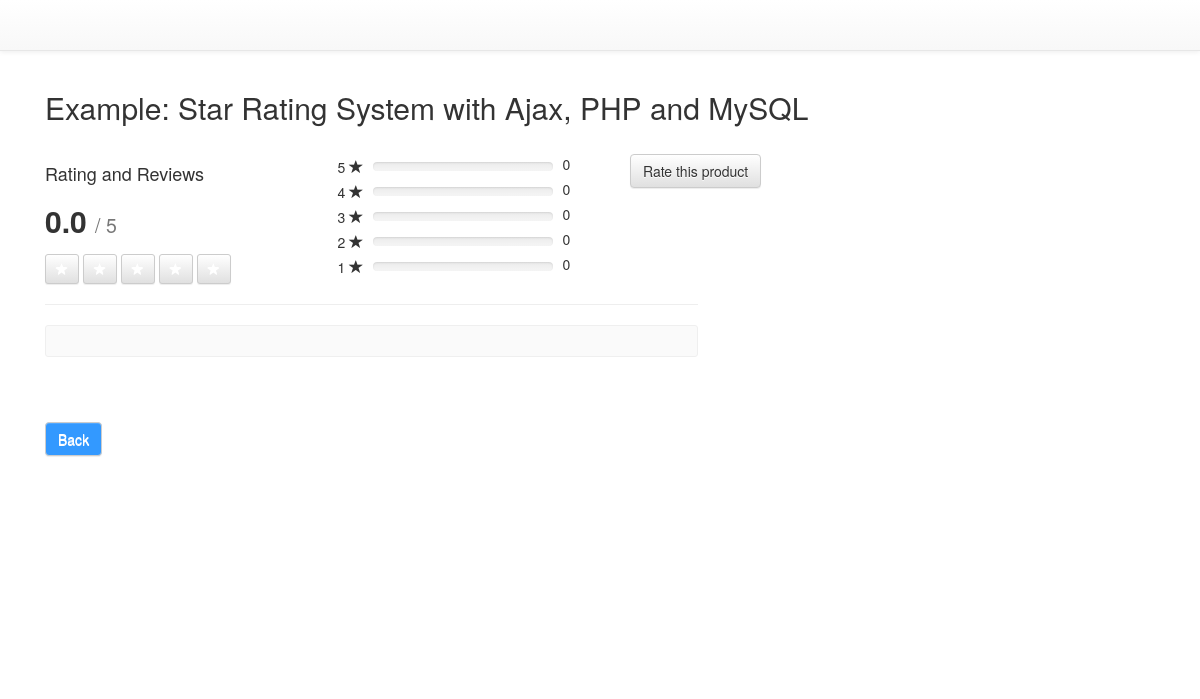
/pages/star/index.php, run on an earlier commit of the app's database.
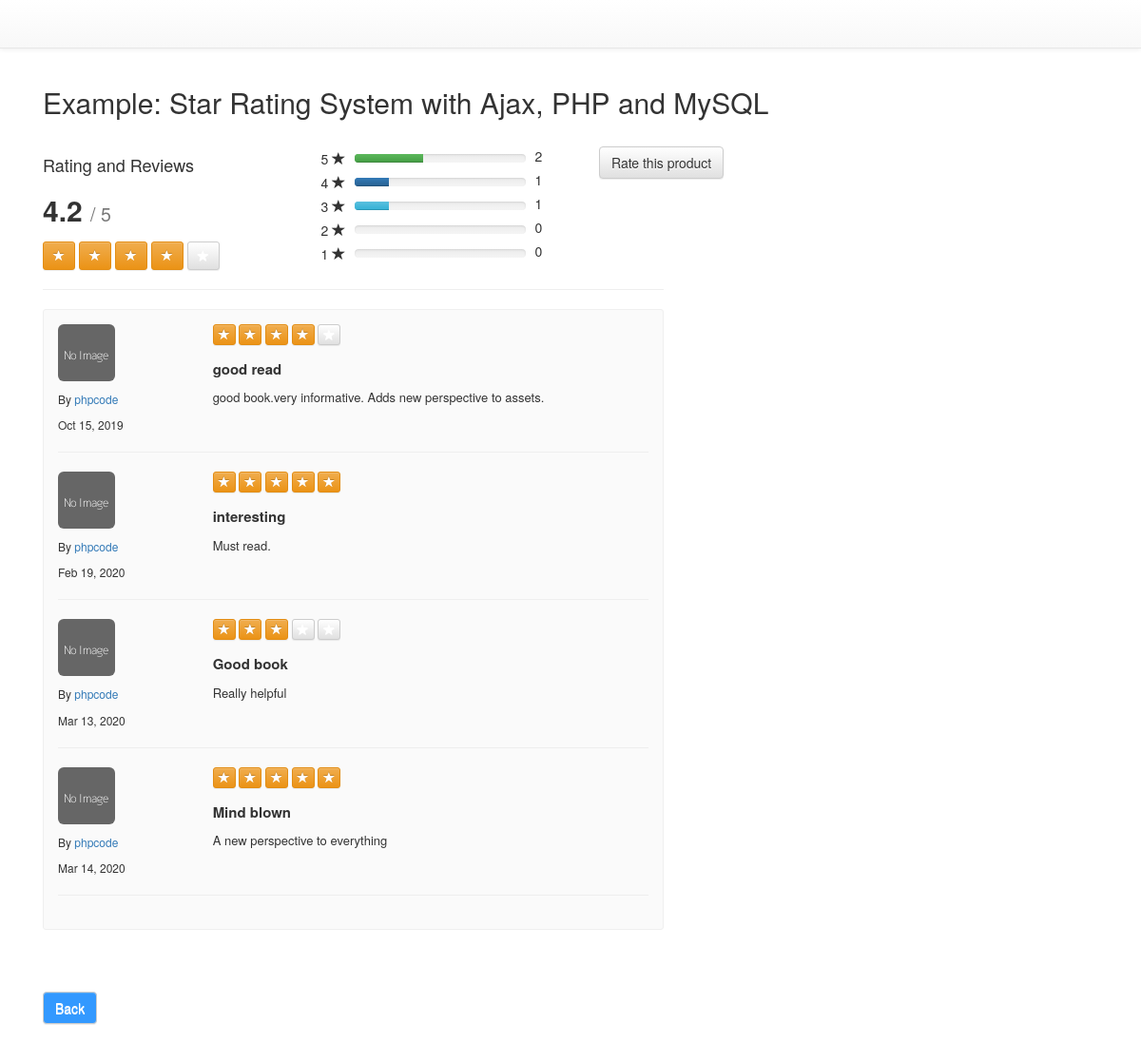
And on a later commit of the database.
### tables this page shows
CREATE TABLE `item_rating` (
  `ratingId` int(11) NOT NULL,
  `itemId` varchar(100) NOT NULL,
  `userId` varchar(100) NOT NULL,
  `user_img` varchar(100) NOT NULL,
  `ratingNumber` int(11) NOT NULL,
  `title` varchar(255) NOT NULL,
  `comments` text NOT NULL,
  `created` datetime NOT NULL,
  `modified` datetime NOT NULL,
  `status` tinyint(1) NOT NULL DEFAULT '1' COMMENT '1 = Block, 0 = Unblock'
);

### pages/star/index.php (the view, shortened to what this page needs)
<?php include('header.php'); ?>
<link rel="stylesheet" href="style.css">
<?php include('container.php');?>
<div class="container">
	<h2>Example: Star Rating System with Ajax, PHP and MySQL</h2>
	<?php
	include_once("db_connect.php");
	$ratingDetails = "SELECT ratingNumber FROM item_rating";
	$rateResult = mysqli_query($conn, $ratingDetails) or die("database error:". mysqli_error($conn));
	$ratingNumber = 0;
	$count = 0;
	$fiveStarRating = 0;
	$fourStarRating = 0;
	$threeStarRating = 0;
	$twoStarRating = 0;
	$oneStarRating = 0;
	while($rate = mysqli_fetch_assoc($rateResult)) {
		$ratingNumber+= $rate['ratingNumber'];
		$count += 1;
		if($rate['ratingNumber'] == 5) {
			$fiveStarRating +=1;
		} else if($rate['ratingNumber'] == 4) {
			$fourStarRating +=1;
		} else if($rate['ratingNumber'] == 3) {
			$threeStarRating +=1;
		} else if($rate['ratingNumber'] == 2) {
			$twoStarRating +=1;
		} else if($rate['ratingNumber'] == 1) {
			$oneStarRating +=1;
		}
	}
	$average = 0;
	if($ratingNumber && $count) {
		$average = $ratingNumber/$count;
	}
	?>
	<br>
	<div id="ratingDetails">
		<div class="row">
			<div class="col-sm-3">
				<h4>Rating and Reviews</h4>
				<h2 class="bold padding-bottom-7"><?php printf('%.1f', $average); ?> <small>/ 5</small></h2>
				<?php
				$averageRating = round($average, 0);
				for ($i = 1; $i <= 5; $i++) {
					$ratingClass = "btn-default btn-grey";
					if($i <= $averageRating) {
						$ratingClass = "btn-warning";
					}
				?>
				<button type="button" class="btn btn-sm <?php echo $ratingClass; ?>" aria-label="Left Align">
				  <span class="glyphicon glyphicon-star" aria-hidden="true"></span>
				</button>
				<?php } ?>
			</div>
			<div class="col-sm-3">
				<?php
				$fiveStarRatingPercent = round(($fiveStarRating/5)*100);
				$fiveStarRatingPercent = !empty($fiveStarRatingPercent)?$fiveStarRatingPercent.'%':'0%';
				$fourStarRatingPercent = round(($fourStarRating/5)*100);
				$fourStarRatingPercent = !empty($fourStarRatingPercent)?$fourStarRatingPercent.'%':'0%';
				$threeStarRatingPercent = round(($threeStarRating/5)*100);
				$threeStarRatingPercent = !empty($threeStarRatingPercent)?$threeStarRatingPercent.'%':'0%';
				?>
				<div class="pull-left">
					<div class="pull-left" style="width:35px; line-height:1;">
						<div style="height:9px; margin:5px 0;">5 <span class="glyphicon glyphicon-star"></span></div>
					</div>
					<div class="pull-left" style="width:180px;">
						<div class="progress" style="height:9px; margin:8px 0;">
						  <div class="progress-bar progress-bar-success" role="progressbar" aria-valuenow="5" aria-valuemin="0" aria-valuemax="5" style="width: <?php echo $fiveStarRatingPercent; ?>">
						  </div>
						</div>
					</div>
					<div class="pull-right" style="margin-left:10px;"><?php echo $fiveStarRating; ?></div>
				</div>
				<div class="pull-left">
					<div class="pull-left" style="width:35px; line-height:1;">
						<div style="height:9px; margin:5px 0;">4 <span class="glyphicon glyphicon-star"></span></div>
					</div>
					<div class="pull-left" style="width:180px;">
						<div class="progress" style="height:9px; margin:8px 0;">
						  <div class="progress-bar progress-bar-primary" role="progressbar" aria-valuenow="4" aria-valuemin="0" aria-valuemax="5" style="width: <?php echo $fourStarRatingPercent; ?>">
						  </div>
						</div>
					</div>
					<div class="pull-right" style="margin-left:10px;"><?php echo $fourStarRating; ?></div>
				</div>
				<div class="pull-left">
					<div class="pull-left" style="width:35px; line-height:1;">
						<div style="height:9px; margin:5px 0;">3 <span class="glyphicon glyphicon-star"></span></div>
					</div>
					<div class="pull-left" style="width:180px;">
						<div class="progress" style="height:9px; margin:8px 0;">
						  <div class="progress-bar progress-bar-info" role="progressbar" aria-valuenow="3" aria-valuemin="0" aria-valuemax="5" style="width: <?php echo $threeStarRatingPercent; ?>">
						  </div>
						</div>
					</div>
					<div class="pull-right" style="margin-left:10px;"><?php echo $threeStarRating; ?></div>
				</div>
				<div class="pull-left">
					<div class="pull-left" style="width:35px; line-height:1;">
						<div style="height:9px; margin:5px 0;">2 <span class="glyphicon glyphicon-star"></span></div>
					</div>
					<div class="pull-left" style="width:180px;">
						<div class="progress" style="height:9px; margin:8px 0;">
						</div>
					</div>
					<div class="pull-right" style="margin-left:10px;"><?php echo $twoStarRating; ?></div>
				</div>
				<div class="pull-left">
					<div class="pull-left" style="width:35px; line-height:1;">
						<div style="height:9px; margin:5px 0;">1 <span class="glyphicon glyphicon-star"></span></div>
					</div>
					<div class="pull-left" style="width:180px;">
						<div class="progress" style="height:9px; margin:8px 0;">
						</div>
					</div>
					<div class="pull-right" style="margin-left:10px;"><?php echo $oneStarRating; ?></div>
				</div>
			</div>
			<div class="col-sm-3">
				<button type="button" id="rateProduct" class="btn btn-default">Rate this product</button>
			</div>
		</div>
		<div class="row">
			<div class="col-sm-7">
				<hr/>
				<div class="review-block">
				<?php
				$ratinguery = "SELECT ratingId, itemId, userId, ratingNumber, title, comments, created, modified FROM item_rating";
				$ratingResult = mysqli_query($conn, $ratinguery) or die("database error:". mysqli_error($conn));
				while($rating = mysqli_fetch_assoc($ratingResult)){
					$date=date_create($rating['created']);
					$reviewDate = date_format($date,"M d, Y");
				?>
					<div class="row">
						<div class="col-sm-3">
							<img src="image/profile.png" class="img-rounded">
							<div class="review-block-name">By <a href="#">phpcode</a></div>
							<div class="review-block-date"><?php echo $reviewDate; ?></div>
						</div>
						<div class="col-sm-9">
							<div class="review-block-rate">
								<?php
								for ($i = 1; $i <= 5; $i++) {
									$ratingClass = "btn-default btn-grey";
									if($i <= $rating['ratingNumber']) {
										$ratingClass = "btn-warning";
									}
								?>
								<button type="button" class="btn btn-xs <?php echo $ratingClass; ?>" aria-label="Left Align">
								  <span class="glyphicon glyphicon-star" aria-hidden="true"></span>
								</button>
								<?php } ?>
							</div>
							<div class="review-block-title"><?php echo $rating['title']; ?></div>
							<div class="review-block-description"><?php echo $rating['comments']; ?></div>
						</div>
					</div>
					<hr/>
				<?php } ?>
				</div>
			</div>
		</div>
	</div>
	<div style="margin:50px 0px 0px 0px;">
		<a class="btn btn-default read-more" style="background:#3399ff;color:white" href="https://phpcodeinfomation.blogspot.com/p/php-script.html">Back</a>
	</div>
</div>
<?php include('footer.php');?>

### pages/star/header.php (shortened to what this page needs)
<!DOCTYPE html>
<html>
<head>
<link rel="stylesheet" href="https://maxcdn.bootstrapcdn.com/bootstrap/3.3.5/css/bootstrap.min.css">
<link rel="stylesheet" href="https://maxcdn.bootstrapcdn.com/bootstrap/3.3.5/css/bootstrap-theme.min.css">

### pages/star/container.php (shortened to what this page needs)
</head>
<body class="">
<div role="navigation" class="navbar navbar-default navbar-static-top m-auto">
      <div class="container">
        <div class="navbar-header">
          <a href="https://phpcodeinfomation.blogspot.com/p/php-script.html" class="navbar-brand"></a>
        </div>
      </div>
    </div>
	<div class="container" style="min-height:600px; margin:0px auto;">

### pages/star/footer.php (shortened to what this page needs)
</div>
</body></html>

### pages/star/style.css (style rules this page uses)
.btn-grey { background-color:#D8D8D8; color:#FFF; }
.bold { font-weight:700; }
.padding-bottom-7 { padding-bottom:7px; }
.review-block { background-color:#FAFAFA; border:1px solid #EFEFEF; padding:15px; border-radius:3px; margin-bottom:15px; }
.review-block-name { font-size:12px; margin:10px 0; }
.review-block-date { font-size:12px; }
.review-block-rate { font-size:13px; margin-bottom:15px; }
.review-block-title { font-size:15px; font-weight:700; margin-bottom:10px; }
.review-block-description { font-size:13px; }

What changed in the data, as far as the page shows it:
added item_rating: created "Oct 15, 2019", ratingNumber 4 (drawn), title "good read", comments "good book.very informative. Adds new perspective to assets."
added item_rating: created "Feb 19, 2020", ratingNumber 5 (drawn), title "interesting", comments "Must read."
added item_rating: created "Mar 13, 2020", ratingNumber 3 (drawn), title "Good book", comments "Really helpful"
added item_rating: created "Mar 14, 2020", ratingNumber 5 (drawn), title "Mind blown", comments "A new perspective to everything"
Also different on the page:
$average: "0.0" → "4.2"
$fiveStarRating: "0" → "2"
$fourStarRating: "0" → "1"
$threeStarRating: "0" → "1"
